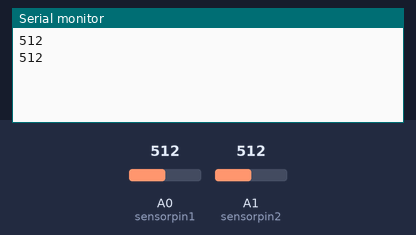
This sketch was run on a simulated Arduino Uno, built with avr-gcc and run on an emulated ATmega328P. Parts: the last lines printed to the serial monitor. Inputs (shaded band) come from the test bench; at power-on: A1 (sensorpin2) = 512, A0 (sensorpin1) = 512.

Above: at 2.2 s.
2.3 s: A1 (sensorpin2) set to 716
At 3.6 s:
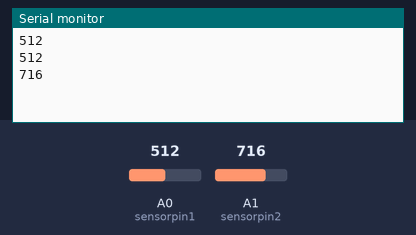
3.8 s: A1 (sensorpin2) set to 900
At 4.8 s:
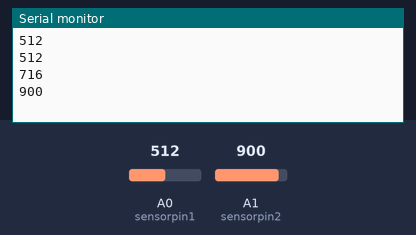
Timing chart, 0 to 6.8 s (numbered marks = the images above; inputs shaded):
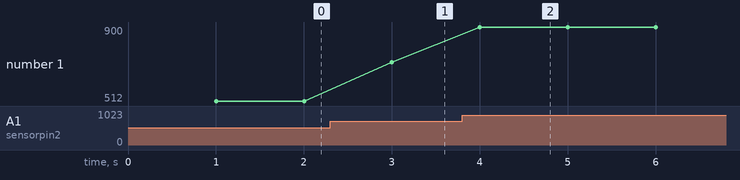

The sketch:

irsensorTest.ino
```cpp
#include <Wire.h>
#include <Adafruit_MotorShield.h>

// Create the motor shield object with the default I2C address
Adafruit_MotorShield AFMS = Adafruit_MotorShield();
// Or, create it with a different I2C address (say for stacking)
// Adafruit_MotorShield AFMS = Adafruit_MotorShield(0x61);

// Select which 'port' M1, M2, M3 or M4. In this case, M1
Adafruit_DCMotor *myMotor = AFMS.getMotor(1);
// You can also make another motor on port M2
//Adafruit_DCMotor *myOtherMotor = AFMS.getMotor(2);

int sensorpin1 = 0;                 // analog pin used to connect the sharp sensor
int sensorpin2 = 1;                 // analog pin used to connect the sharp sensor
int val = 0;                        // variable to store the values from sensor(initially zero)
int secondVal = 0;
int origin;
int i = 0;

int trig = 2;
int echo = 3;
long lecture_echo;
long cm;
void setup()
{
  Serial.begin(9600);               // starts the serial monitor
  AFMS.begin();
  delay(1000);
  origin = analogRead(sensorpin2);

}

void loop()
{
//  myMotor->run(FORWARD);
//  myMotor->setSpeed(255);
  val = analogRead(sensorpin1);       // reads the value of the sharp sensor
  secondVal = analogRead(sensorpin2);
//  Serial.print(val);            // prints the value of the sensor to the serial monitor
//  Serial.print(" ");
  Serial.println(secondVal);
  delay(1000);

//  digitalWrite(trig, HIGH);
//             delayMicroseconds(10);
//             digitalWrite(trig, LOW);
//             lecture_echo = pulseIn(echo, HIGH);
//             cm = lecture_echo / 58;
//             Serial.println(cm);


//  if (val>500) {
//    myMotor->run(RELEASE);
//
//    delay(1000);
//
//    Serial.println(origin);
//
//
//    while (secondVal<origin){
//    myMotor->run(BACKWARD);
//    myMotor->setSpeed(255);
////    Serial.println("True");
//    i=i+1;
//    if (i>100000){
//      break;
//    }
//    }
//    myMotor->run(RELEASE);
//
//  }
}
```

Measured:
- after the input at 2.3 s, the serial monitor: prints a new line after 0.70 s (image 1)
- after the input at 3.8 s, the serial monitor: prints a new line after 0.20 s (image 2)
- plotted number 1: 512 → 716 after the input at 2.3 s, 716 → 900 after the input at 3.8 s
